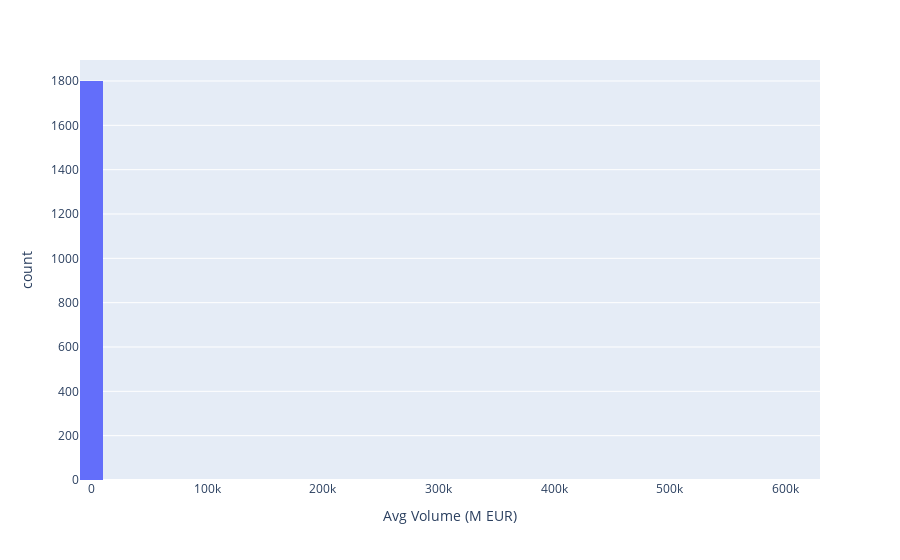

The notebook cell saved with this chart:
### Code cell
# Most traded ETFs
fig = px.histogram(df_eda2, x="Avg Volume (M EUR)", nbins=50)
fig.show()
display(df_eda2.sort_values("Avg Volume (M EUR)", ascending=False).head(10))

### Figure 1 — Plotly figure (JSON) as saved in the notebook; plotly's stock layout.template omitted (floating-point values rounded to 4 significant figures; data arrays with more than 128 entries replaced by an {"elided": "..."} marker saying what was removed)
{"data": [{"alignmentgroup": "True", "bingroup": "x", "hovertemplate": "Avg Volume (M EUR)=%{x}<br>count=%{y}<extra></extra>", "legendgroup": "", "marker": {"color": "#636efa", "pattern": {"shape": ""}}, "name": "", "nbinsx": 50, "offsetgroup": "", "orientation": "v", "showlegend": false, "type": "histogram", "x": {"elided": "1821 float values"}, "xaxis": "x", "yaxis": "y"}], "layout": {"barmode": "relative", "legend": {"tracegroupgap": 0}, "margin": {"t": 60}, "xaxis": {"anchor": "y", "domain": [0, 1], "title": {"text": "Avg Volume (M EUR)"}}, "yaxis": {"anchor": "x", "domain": [0, 1], "title": {"text": "count"}}}}
